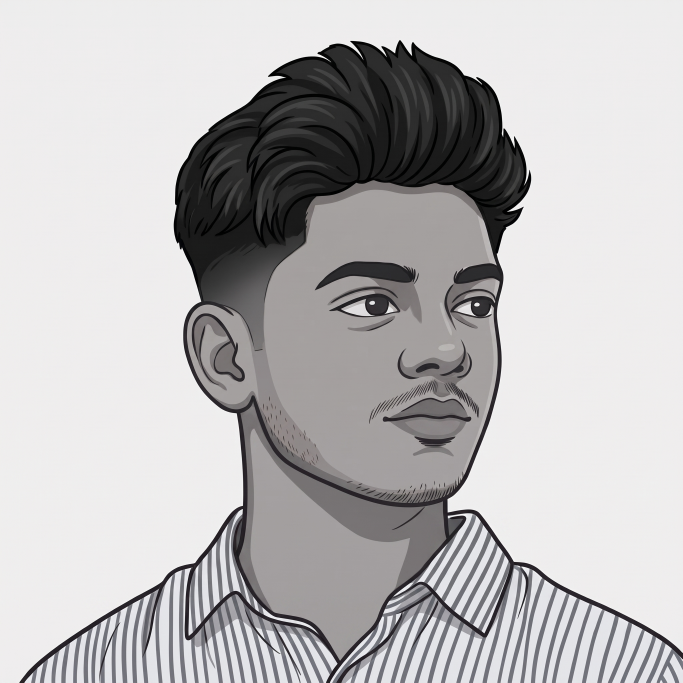
#> input picture source-photo.png, 2048 x 2048 px (shown at 1/3 size)
$ python prep_photo.py
#> lines starting #> are read from the running program, lines starting #| are printed output that depends on the picture; after the words box and inside, x2 and y2 are one past the last pixel; in counts of white or black regions, pixels touching at a corner belong together
"""
Prepare the dp (a flat illustration) for clean ASCII conversion:
  1. remove the background (rembg) so the subject is isolated
  2. bilateral-smooth away the paper texture (otherwise skin turns to `::::`
     noise and the eyes drown in it) while keeping the drawn lines sharp
  3. stretch tones so skin lands near white and hair/lines stay dark
  4. darken the line work (difference-of-gaussians ridges) -- eyelids, pupils,
     glasses frame and smile are thin dark strokes that plain luminance
     averaging washes out at ascii resolution
  5. composite onto white and crop square around the subject

Output: source-prepped.png (grayscale), consumed by make_ascii_svg.py.

    python scripts/prep_photo.py <input.png> [output.png]
"""
import os
import sys

import cv2
import numpy as np
from PIL import Image


HERE = os.path.dirname(os.path.abspath(__file__))
INP = sys.argv[1] if len(sys.argv) > 1 else os.path.join(HERE, "..", "source-photo.png")
OUT = sys.argv[2] if len(sys.argv) > 2 else os.path.join(HERE, "..", "source-prepped.png")

LINE_WEIGHT = 1.0     # how hard drawn lines are pushed toward black

# 1. cut out the subject (plain light background -> flood fill from the border)
rgb0 = np.array(Image.open(INP).convert("RGB"))
#> rgb0 is the input picture: shape (2048, 2048, 3); mean R, G, B 186.7, 185.1, 185.9
g0 = cv2.cvtColor(rgb0, cv2.COLOR_RGB2GRAY)
h, w = g0.shape
#> h = 2048; w = 2048
light = (g0 >= 226).astype(np.uint8)
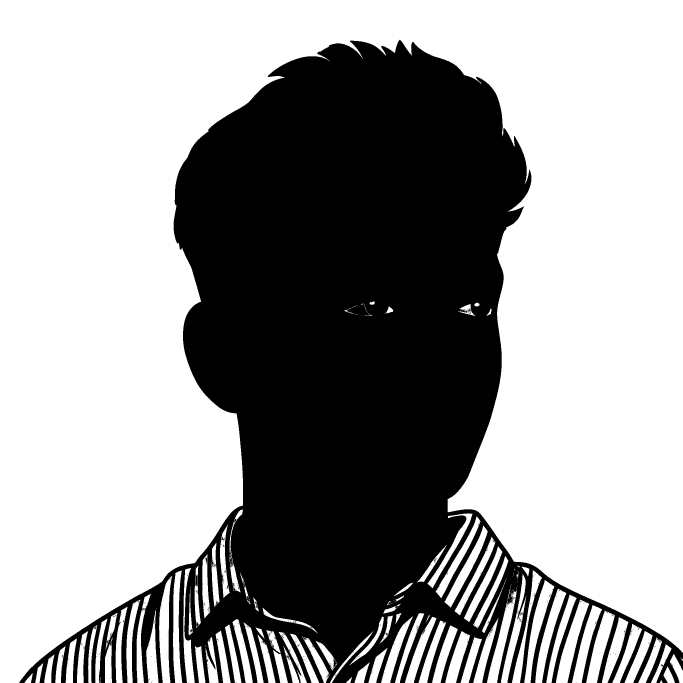
#> light: shape (2048, 2048) (shown at 1/3 size); values 0 (black) and 1 (white), 61.1% white; 694 black regions (682 under 20 px), largest, box (x1, y1, x2, y2) and area: (58, 119, 2048, 2048) 1631939, (1404, 926, 1413, 936) 40, (665, 1610, 673, 1622) 35
n, lab = cv2.connectedComponents(light, connectivity=4)
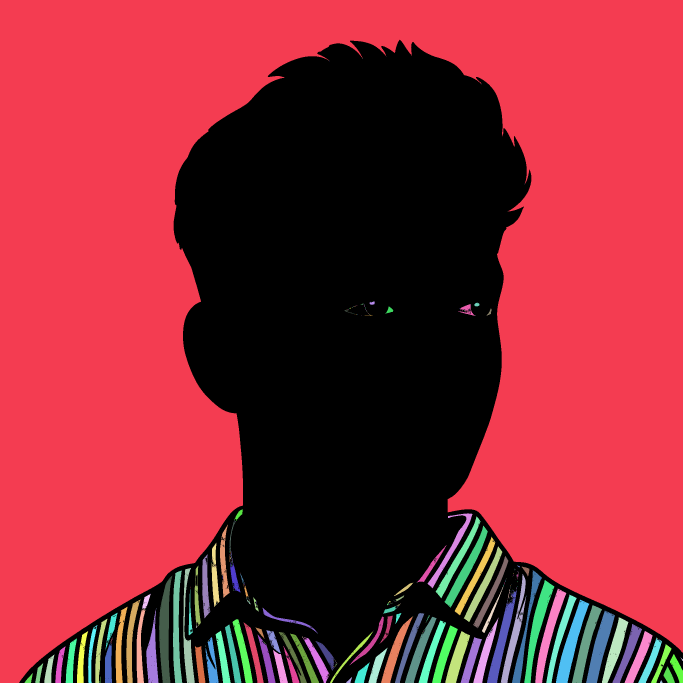
#> lab: shape (2048, 2048) int32 (shown at 1/3 size); 438 distinct labels, from 0 to 437; one colour per label, 0 black
#> n = 438
bgids = {lab[5, 5], lab[5, w - 6], lab[h // 3, 5], lab[h // 3, w - 6]} - {0}
#> bgids = 1 item
bgm = np.isin(lab, list(bgids))
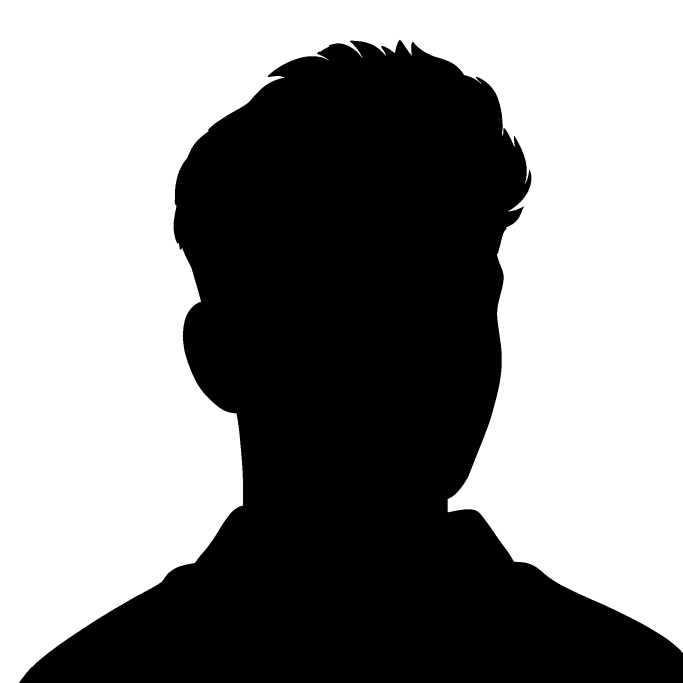
#> bgm: shape (2048, 2048) bool (shown at 1/3 size); 55.1% white; 1 black region, box (x1, y1, x2, y2) and area: (58, 119, 2048, 2048) 1883461
alpha = np.where(bgm, 0, 255).astype(np.uint8)
alpha = cv2.morphologyEx(alpha, cv2.MORPH_OPEN, np.ones((5, 5), np.uint8))
#> alpha: shape (2048, 2048); 44.9% white; 1 white region, box (x1, y1, x2, y2) and area: (59, 121, 2048, 2048) 1883333
rgb = rgb0
gray = g0

# 2. smooth texture, keep edges
smooth = gray
for _ in range(3):
    smooth = cv2.bilateralFilter(smooth, 9, 40, 9)

# 3. tone stretch over the subject only
lo, hi = np.percentile(smooth[alpha > 128], [2, 85])
#> lo = 11; hi = 181
tone = np.clip((smooth.astype(np.float32) - lo) / (hi - lo), 0, 1)

# 4. dark-on-light ridges -> darken
fine = cv2.GaussianBlur(smooth, (0, 0), 1.5).astype(np.float32)
coarse = cv2.GaussianBlur(smooth, (0, 0), 6).astype(np.float32)
lines = np.clip((coarse - fine) / 40.0, 0, 1)
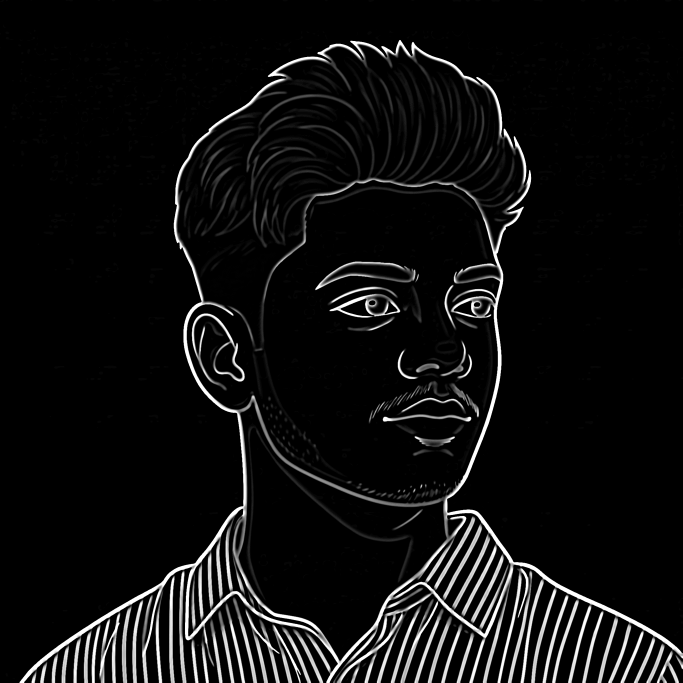
#> lines: shape (2048, 2048) float32 (shown at 1/3 size); min 0, max 1, mean 0.0607
out = np.clip(tone - LINE_WEIGHT * lines, 0, 1) * 255
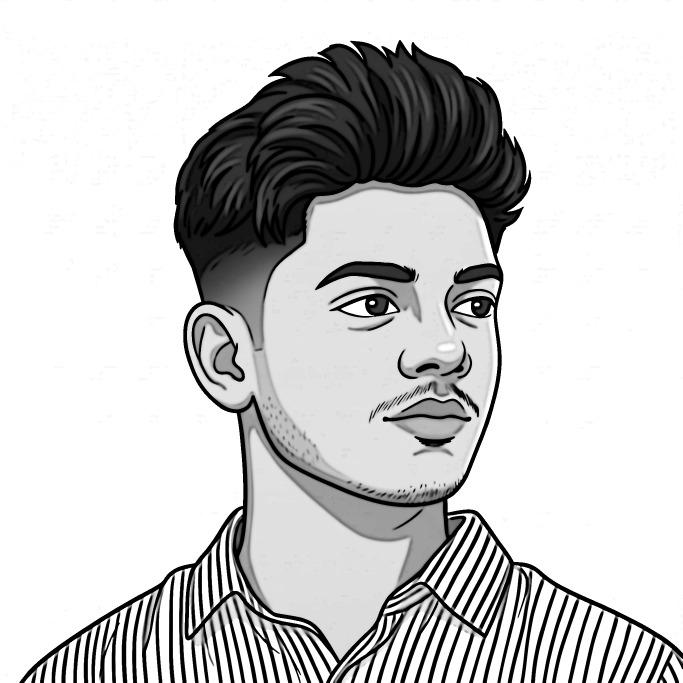
#> out: shape (2048, 2048) float32 (shown at 1/3 size); min 0, max 255, mean 202.9

# 5. paste onto white (feathered a hair to avoid a halo), square crop
mask = cv2.GaussianBlur(alpha.astype(np.float32) / 255.0, (0, 0), 1.0)
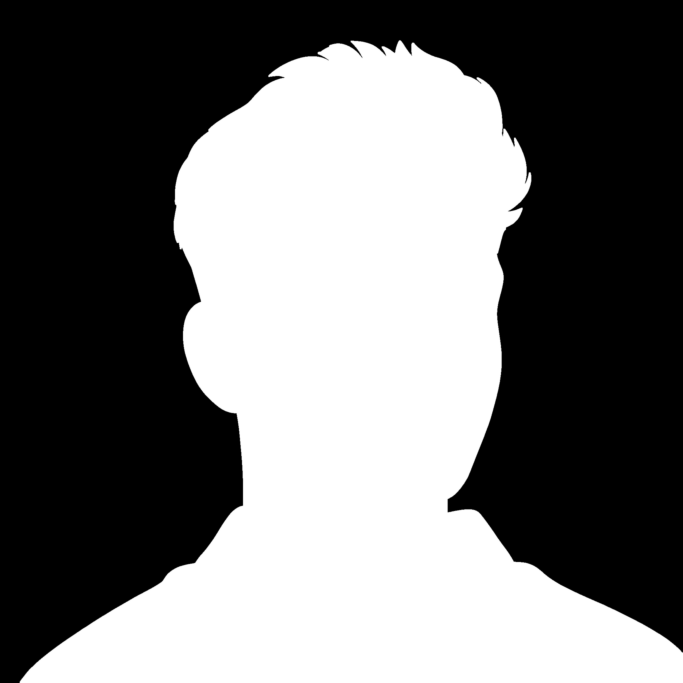
#> mask: shape (2048, 2048) float32 (shown at 1/3 size); min 0, max 1, mean 0.449
out = out * mask + 255.0 * (1.0 - mask)

ys, xs = np.where(alpha > 20)
side = max(xs.max() - xs.min(), ys.max() - ys.min()) + 60
#> side = 2048
cx, cy = (xs.min() + xs.max()) // 2, (ys.min() + ys.max()) // 2
#> cx = 1053; cy = 1084
canvas = np.full((side, side), 255, np.uint8)
#> canvas: shape (2048, 2048); every value is 255
x0, y0 = cx - side // 2, cy - side // 2
#> x0 = 29; y0 = 60
sx0, sy0 = max(x0, 0), max(y0, 0)
#> sx0 = 29; sy0 = 60
sx1, sy1 = min(x0 + side, out.shape[1]), min(y0 + side, out.shape[0])
#> sx1 = 2048; sy1 = 2048
canvas[sy0 - y0:sy1 - y0, sx0 - x0:sx1 - x0] = out[sy0:sy1, sx0:sx1].astype(np.uint8)
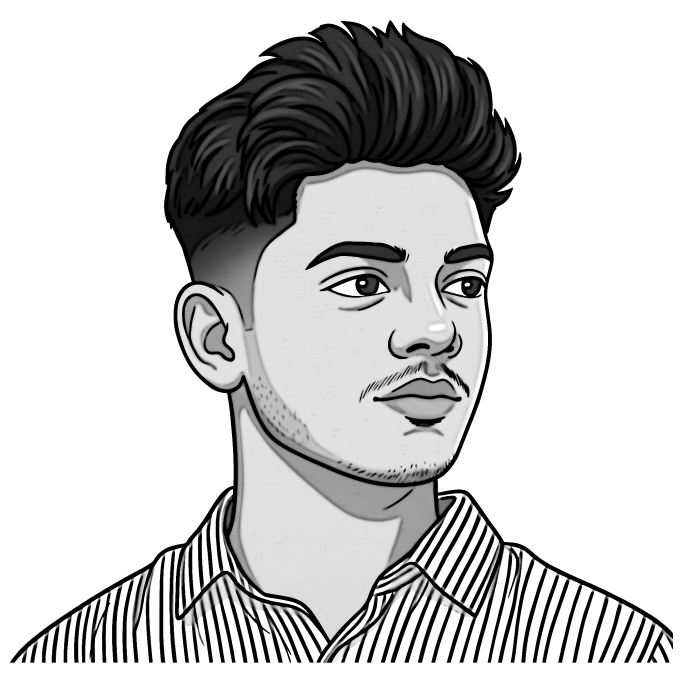
#> canvas: shape (2048, 2048) (shown at 1/3 size); min 0, max 255, mean 202.9

Image.fromarray(canvas, mode="L").save(OUT)
print("wrote", OUT, canvas.shape)
#| wrote scripts/../source-prepped.png (2048, 2048)
